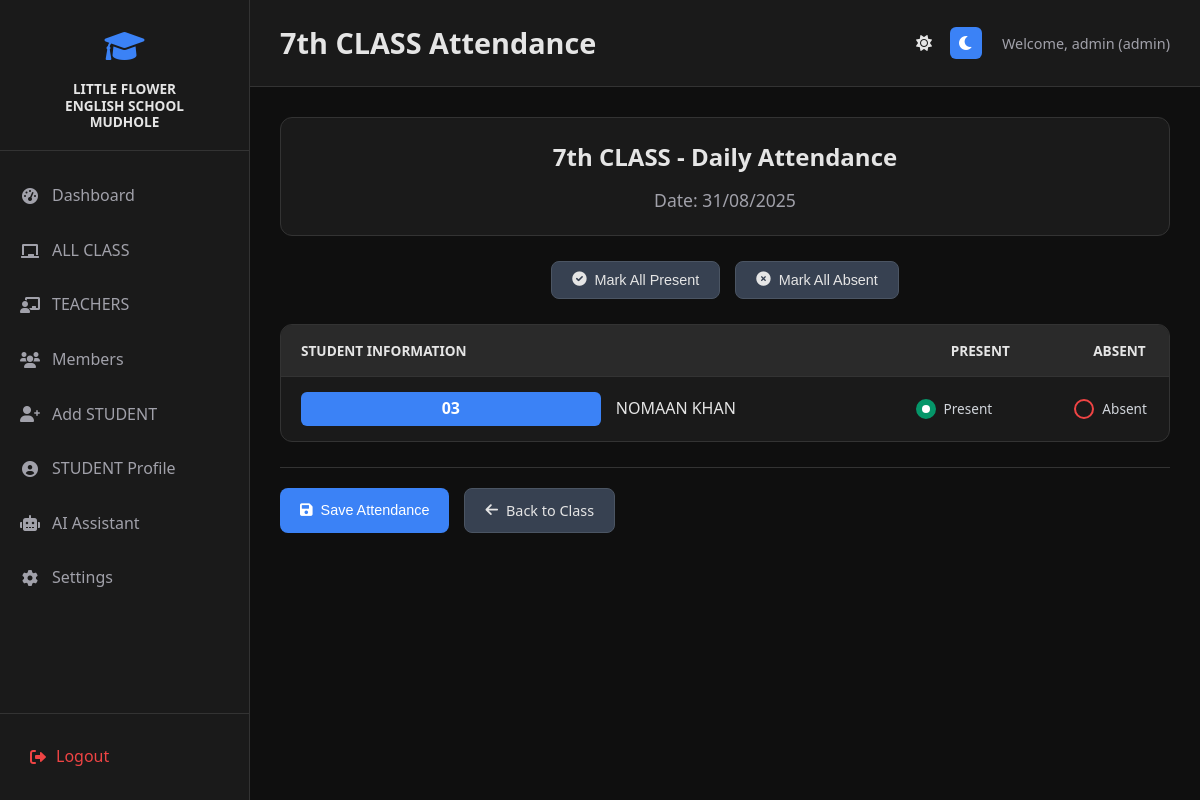
/attendance/7th CLASS, run on the app's committed database.
### app.py (models this page shows)
class Student(db.Model):
    id = db.Column(db.Integer, primary_key=True)
    roll_number = db.Column(db.String(20), unique=True, nullable=False)
    name = db.Column(db.String(100), nullable=False)
    father_name = db.Column(db.String(100), nullable=False)
    mother_name = db.Column(db.String(100), nullable=False)
    gender = db.Column(db.String(10), nullable=False)
    dob = db.Column(db.Date, nullable=False)
    phone_number = db.Column(db.String(15), nullable=False)
    pen_number = db.Column(db.String(50))
    bio = db.Column(db.Text)
    photo_url = db.Column(db.String(200))
    admission_no = db.Column(db.String(20), unique=True, nullable=False)
    admission_date = db.Column(db.Date, nullable=False)
    status = db.Column(db.String(20), default='active')
    address = db.Column(db.Text)
    city = db.Column(db.String(50))
    state = db.Column(db.String(50))
    pincode = db.Column(db.String(10))
    blood_group = db.Column(db.String(5))
    class_name = db.Column(db.String(20), nullable=False)
    created_at = db.Column(db.DateTime, default=datetime.utcnow)
    attendance_records = db.relationship('Attendance', backref='student', lazy=True)
    fee_records = db.relationship('FeeRecord', backref='student', lazy=True)

### app.py (the view)
@app.route('/attendance/<class_name>')
def attendance(class_name):
    students = Student.query.filter_by(class_name=class_name, status='active').order_by(Student.roll_number).all()
    today = date.today()
    existing_attendance = Attendance.query.filter_by(date=today).first()
    return render_template('attendance.html', students=students, class_name=class_name,
                         today=today, existing_attendance=existing_attendance)

### templates/attendance.html (shortened to what this page needs)
{% extends "base.html" %}
{% block page_title %}{{ class_name }} Attendance{% endblock %}
{% block content %}
<div class="attendance-container">
    <div class="attendance-header">
        <h2>{{ class_name }} - Daily Attendance</h2>
        <div class="attendance-date">
            Date: {{ today.strftime('%d/%m/%Y') }}
        </div>
    </div>
    <form method="POST" action="{{ url_for('mark_attendance') }}" class="attendance-form">
        <div class="attendance-controls">
            <button type="button" class="btn secondary" onclick="markAllPresent()">
                <i class="fas fa-check-circle"></i>
                Mark All Present
            </button>
            <button type="button" class="btn secondary" onclick="markAllAbsent()">
                <i class="fas fa-times-circle"></i>
                Mark All Absent
            </button>
        </div>
        <div class="attendance-sheet">
            <div class="attendance-header-row">
                <div class="student-info-header">Student Information</div>
                <div class="attendance-options-header">
                    <span>Present</span>
                    <span>Absent</span>
                </div>
            </div>
            {% for student in students %}
            <div class="attendance-row">
                <div class="student-info">
                    <div class="roll-number">{{ student.roll_number }}</div>
                    <div class="student-name">{{ student.name }}</div>
                </div>
                <div class="attendance-options">
                    <label class="radio-label">
                        <span class="radio-custom present"></span>
                        <span class="radio-text">Present</span>
                    </label>
                    <label class="radio-label">
                        <span class="radio-custom absent"></span>
                        <span class="radio-text">Absent</span>
                    </label>
                </div>
            </div>
            {% else %}
            <div class="no-students">
                <p>No students found in this class.</p>
                <a href="{{ url_for('add_student') }}" class="btn primary">Add First Student</a>
            </div>
            {% endfor %}
        </div>
        {% if students %}
        <div class="form-actions">
            <button type="submit" class="btn primary">
                <i class="fas fa-save"></i>
                Save Attendance
            </button>
            <a href="{{ url_for('class_students', class_name=class_name) }}" class="btn secondary">
                <i class="fas fa-arrow-left"></i>
                Back to Class
            </a>
        </div>
        {% endif %}
    </form>
</div>
{% endblock %}

### static/css/style.css (style rules this page uses)
* { margin: 0; padding: 0; box-sizing: border-box; }
body { font-family: 'Segoe UI', Tahoma, Geneva, Verdana, sans-serif; background-color: #0f0f0f; color: #e5e5e5; line-height: 1.6; }
.btn { display: inline-flex; align-items: center; gap: 8px; padding: 10px 20px; border: none; border-radius: 8px; text-decoration: none; font-weight: 500; cursor: pointer; transition: all 0.3s ease; font-size: 0.9rem; }
.btn.primary { background-color: #3b82f6; color: white; }
.btn.secondary { background-color: #374151; color: #e5e5e5; border: 1px solid #4b5563; }
.form-actions { display: flex; gap: 15px; margin-top: 25px; padding-top: 20px; border-top: 1px solid #333; }
.attendance-container { max-width: 1000px; margin: 0 auto; }
.attendance-header { text-align: center; margin-bottom: 25px; padding: 20px; background-color: #1a1a1a; border-radius: 12px; border: 1px solid #333; }
.attendance-header h2 { color: #e5e5e5; margin-bottom: 10px; }
.attendance-date { color: #a1a1aa; font-size: 1.1rem; }
.attendance-controls { display: flex; justify-content: center; gap: 15px; margin-bottom: 25px; }
.attendance-sheet { background-color: #1a1a1a; border-radius: 12px; border: 1px solid #333; overflow: hidden; }
.attendance-header-row { display: grid; grid-template-columns: 1fr auto; padding: 15px 20px; background-color: #2a2a2a; border-bottom: 1px solid #333; font-weight: 600; color: #e5e5e5; text-transform: uppercase; font-size: 0.85rem; }
.attendance-options-header { display: grid; grid-template-columns: 1fr 1fr; gap: 80px; text-align: center; }
.attendance-row { display: grid; grid-template-columns: 1fr auto; padding: 15px 20px; border-bottom: 1px solid #2a2a2a; align-items: center; }
.attendance-row:last-child { border-bottom: none; }
.student-info { display: flex; align-items: center; gap: 15px; }
.roll-number { background-color: #3b82f6; color: white; padding: 4px 8px; border-radius: 6px; font-weight: 600; min-width: 50px; text-align: center; }
.student-name { font-weight: 500; color: #e5e5e5; }
.attendance-options { display: grid; grid-template-columns: 1fr 1fr; gap: 80px; }
.radio-label { display: flex; align-items: center; gap: 8px; cursor: pointer; justify-content: center; }
.radio-custom { width: 20px; height: 20px; border-radius: 50%; border: 2px solid #4b5563; display: inline-block; position: relative; transition: all 0.3s ease; }
.radio-custom.present { border-color: #059669; }
.radio-custom.absent { border-color: #ef4444; }
.radio-label input[type="radio"]:checked + .radio-custom.present { background-color: #059669; border-color: #059669; }
.radio-label input[type="radio"]:checked + .radio-custom::after { content: ''; position: absolute; top: 50%; left: 50%; transform: translate(-50%, -50%); width: 8px; height: 8px; border-radius: 50%; background-color: white; }
.radio-text { font-size: 0.85rem; color: #d1d5db; }
.student-info { display: grid; grid-template-columns: repeat(auto-fit, minmax(200px, 1fr)); gap: 15px; }

### data on the page
Student: class_name "7th CLASS", roll_number "03", name "NOMAAN KHAN"
